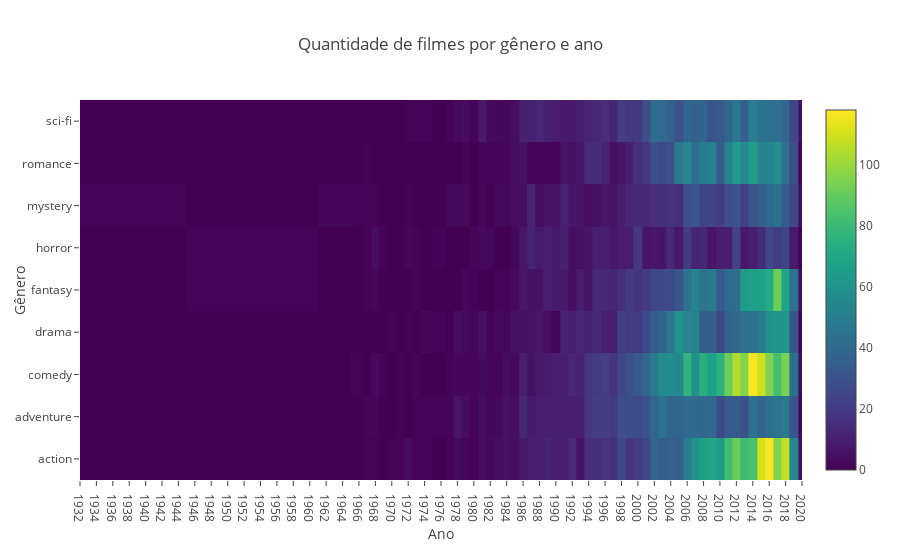

Notebook code cell kept with this figure:
### Code cell
graph = go.Heatmap(
    z=graph2, 
    x=year,
    y=genres,
    colorscale = "Viridis"
)

layout = go.Layout(
    title="Quantidade de filmes por gênero e ano",
    xaxis=dict(
        range=[min(year), max(year)],
        title="Ano",
        dtick=2,
    ),
    yaxis=dict(
        title="Gênero",
    )
)

fig = go.Figure(data=[graph], layout=layout)
plotly.offline.iplot(fig)

### Figure 1 — Plotly figure (JSON) as saved in the notebook; plotly's stock layout.template omitted (floating-point values rounded to 4 significant figures; data arrays with more than 128 entries replaced by an {"elided": "..."} marker saying what was removed)
{"data": [{"colorscale": "Viridis", "type": "heatmap", "uid": "b3fec75c-5899-40c7-a63d-f0a1d85ea864", "x": ["1932", "1958", "1964", "1966", "1967", "1968", "1969", "1970", "1971", "1972", "1973", "1974", "1976", "1977", "1978", "1979", "1980", "1981", "1982", "1983", "1984", "1985", "1986", "1987", "1988", "1989", "1990", "1991", "1992", "1993", "1994", "1995", "1996", "1997", "1998", "1999", "2000", "2001", "2002", "2003", "2004", "2005", "2006", "2007", "2008", "2009", "2010", "2011", "2012", "2013", "2014", "2015", "2016", "2017", "2018", "2019", "2020"], "y": ["action", "adventure", "comedy", "drama", "fantasy", "horror", "mystery", "romance", "sci-fi"], "z": {"elided": "9x57 int values"}}], "layout": {"title": {"text": "Quantidade de filmes por gênero e ano"}, "xaxis": {"dtick": 2, "range": ["1932", "2020"], "title": {"text": "Ano"}}, "yaxis": {"title": {"text": "Gênero"}}}}
